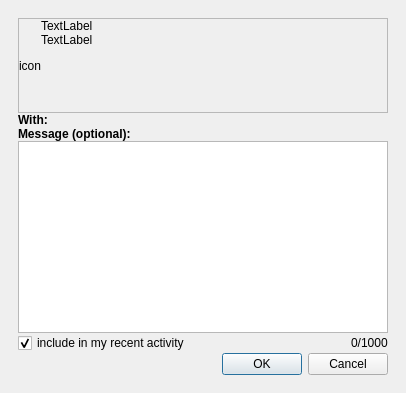
<?xml version="1.0" encoding="UTF-8"?>
<ui version="4.0">
 <class>ShareDialog</class>
 <widget class="QDialog" name="ShareDialog">
  <property name="geometry">
   <rect>
    <x>0</x>
    <y>0</y>
    <width>406</width>
    <height>393</height>
   </rect>
  </property>
  <property name="windowTitle">
   <string>Share with Friends</string>
  </property>
  <property name="modal">
   <bool>false</bool>
  </property>
  <layout class="QVBoxLayout" name="verticalLayout_2">
   <property name="spacing">
    <number>0</number>
   </property>
   <property name="margin">
    <number>18</number>
   </property>
   <item>
    <widget class="QFrame" name="what">
     <property name="frameShape">
      <enum>QFrame::StyledPanel</enum>
     </property>
     <property name="frameShadow">
      <enum>QFrame::Raised</enum>
     </property>
     <layout class="QHBoxLayout" name="horizontalLayout_2" stretch="0,1">
      <property name="spacing">
       <number>0</number>
      </property>
      <property name="margin">
       <number>0</number>
      </property>
      <item>
       <widget class="HttpImageWidget" name="icon">
        <property name="text">
         <string>icon</string>
        </property>
       </widget>
      </item>
      <item>
       <layout class="QVBoxLayout" name="verticalLayout">
        <property name="spacing">
         <number>0</number>
        </property>
        <item>
         <widget class="unicorn::Label" name="shareSubject">
          <property name="text">
           <string>TextLabel</string>
          </property>
         </widget>
        </item>
        <item>
         <widget class="unicorn::Label" name="shareSubject2">
          <property name="text">
           <string>TextLabel</string>
          </property>
         </widget>
        </item>
        <item>
         <spacer name="verticalSpacer">
          <property name="orientation">
           <enum>Qt::Vertical</enum>
          </property>
          <property name="sizeHint" stdset="0">
           <size>
            <width>20</width>
            <height>0</height>
           </size>
          </property>
         </spacer>
        </item>
       </layout>
      </item>
     </layout>
    </widget>
   </item>
   <item>
    <widget class="QLabel" name="with">
     <property name="font">
      <font>
       <weight>75</weight>
       <bold>true</bold>
      </font>
     </property>
     <property name="text">
      <string>With:</string>
     </property>
    </widget>
   </item>
   <item>
    <widget class="ItemSelectorWidget" name="recipients">
     <property name="frameShape">
      <enum>QFrame::StyledPanel</enum>
     </property>
     <property name="frameShadow">
      <enum>QFrame::Raised</enum>
     </property>
    </widget>
   </item>
   <item>
    <widget class="QLabel" name="messageTitle">
     <property name="font">
      <font>
       <weight>75</weight>
       <bold>true</bold>
      </font>
     </property>
     <property name="text">
      <string>Message (optional):</string>
     </property>
    </widget>
   </item>
   <item>
    <widget class="QTextEdit" name="message">
     <property name="tabChangesFocus">
      <bool>true</bool>
     </property>
     <property name="acceptRichText">
      <bool>true</bool>
     </property>
    </widget>
   </item>
   <item>
    <layout class="QHBoxLayout" name="horizontalLayout" stretch="1,0">
     <property name="spacing">
      <number>0</number>
     </property>
     <item>
      <widget class="QCheckBox" name="isPublic">
       <property name="text">
        <string>include in my recent activity</string>
       </property>
       <property name="checked">
        <bool>true</bool>
       </property>
      </widget>
     </item>
     <item>
      <widget class="QLabel" name="characterLimit">
       <property name="text">
        <string>0/1000</string>
       </property>
      </widget>
     </item>
    </layout>
   </item>
   <item>
    <widget class="QDialogButtonBox" name="buttons">
     <property name="standardButtons">
      <set>QDialogButtonBox::Cancel|QDialogButtonBox::Ok</set>
     </property>
    </widget>
   </item>
  </layout>
 </widget>
 <customwidgets>
  <customwidget>
   <class>ItemSelectorWidget</class>
   <extends>QFrame</extends>
   <header>lib/unicorn/widgets/ItemSelectorWidget.h</header>
   <container>1</container>
  </customwidget>
  <customwidget>
   <class>HttpImageWidget</class>
   <extends>QLabel</extends>
   <header>lib/unicorn/widgets/HttpImageWidget.h</header>
  </customwidget>
  <customwidget>
   <class>unicorn::Label</class>
   <extends>QLabel</extends>
   <header>lib/unicorn/widgets/Label.h</header>
  </customwidget>
 </customwidgets>
 <resources/>
 <connections>
  <connection>
   <sender>buttons</sender>
   <signal>accepted()</signal>
   <receiver>ShareDialog</receiver>
   <slot>accept()</slot>
   <hints>
    <hint type="sourcelabel">
     <x>81</x>
     <y>280</y>
    </hint>
    <hint type="destinationlabel">
     <x>4</x>
     <y>234</y>
    </hint>
   </hints>
  </connection>
  <connection>
   <sender>buttons</sender>
   <signal>rejected()</signal>
   <receiver>ShareDialog</receiver>
   <slot>reject()</slot>
   <hints>
    <hint type="sourcelabel">
     <x>113</x>
     <y>272</y>
    </hint>
    <hint type="destinationlabel">
     <x>-7</x>
     <y>271</y>
    </hint>
   </hints>
  </connection>
 </connections>
</ui>
